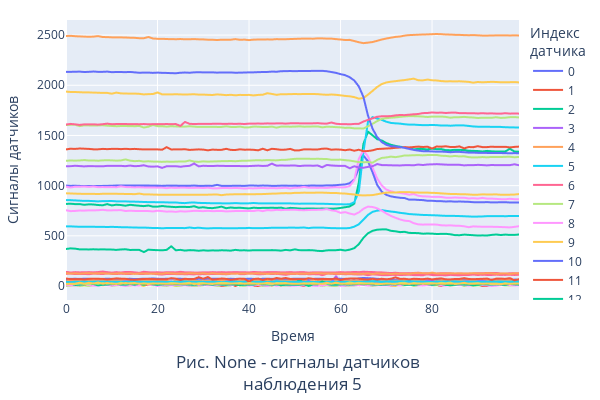

Notebook cell for this chart:
### Code cell
get_all_sensors_plot(5, X_train) #plot_counter=1
